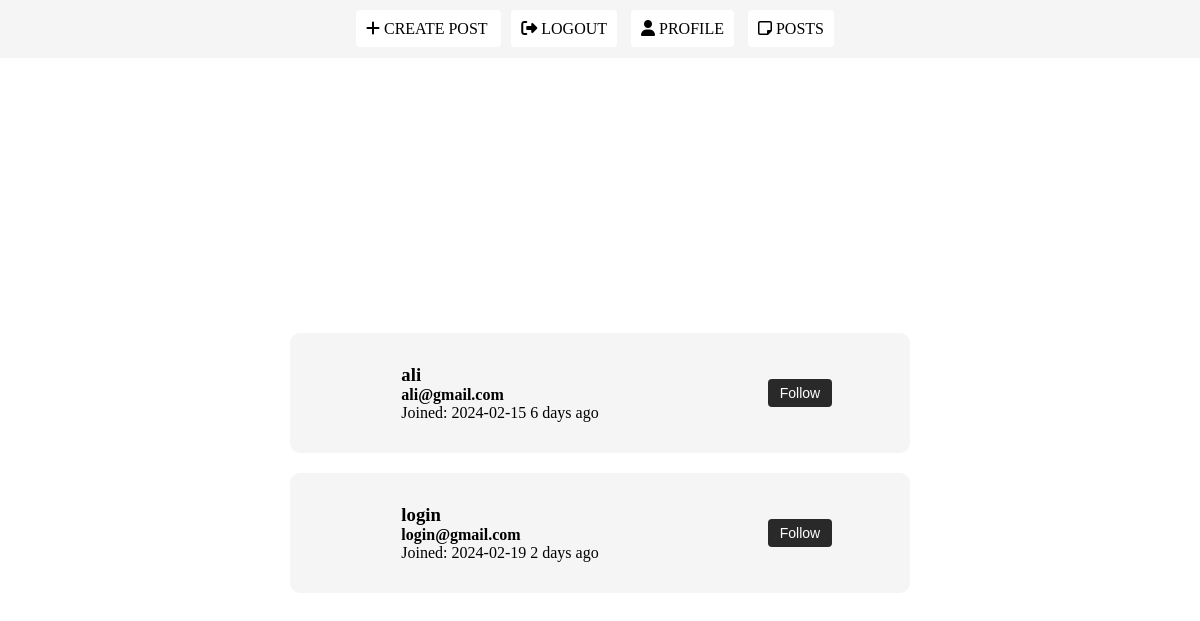
The app's page /authors with its own data.
### tables this page shows
CREATE TABLE users (name TEXT, email TEXT, joining_date DATETIME, password TEXT);

### app.py (the view)
@app.route("/authors", methods=['GET'])
def get_authors():
    authors_query = 'SELECT * FROM users'
    sqlite_conn = get_db()
    cursor = sqlite_conn.cursor()
    try:
        authors_result = cursor.execute(authors_query)
        authors = authors_result.fetchall()
        authors_with_joining_date_difference = []
        for author in authors:
            joining_date = author[2].split(" ")[0]
            joining_date_diff_in_days = (datetime.datetime.now() - datetime.datetime.strptime(joining_date, '%Y-%m-%d')).days
            authors_with_joining_date_difference.append((author[0], author[1], author[2].split(" ")[0], joining_date_diff_in_days))
        return render_template("authors.html", authors=authors_with_joining_date_difference)
    except sqlite3.Error as e:
        print(e, "Error Bro")
        return json_response(message="Error")

### app.py (called while the page is built)
def get_db():
    db = getattr(g, '_database', None)
    if db is None:
        db = g._database = connect_to_sqlite()
    return db

@app.before_request
def check_session():
    to_be_checeed = ['/login', '/signup', '/main', '/posts', '/create_post', '/save_post', '/view_posts/', '/profile', '/chat']
    if request.path == '/login' or request.path == '/signup':
        return
    elif request.path in to_be_checeed:
        if 'session_id' not in session:
            return redirect(url_for('login_form'))

### database/db.py (called while the page is built)
def connect_to_sqlite():
    try:
        conn = sqlite3.connect('mistakes.sqlite3')
        return conn
    except sqlite3.Error as e:
        print(e)
        return None

### templates/authors.html (shortened to what this page needs)
<!DOCTYPE html>
<html lang="en">
<head>
</head>
<body>
    <nav class="nav_bar">
        <div class="" style="margin: 20px;">
            <a href="/create_post" class="btn_link"><i class="fa fa-plus"></i> create post </a>
            <a href="/logout" class="btn_link"><i class="fa fa-sign-out"></i> Logout</a>
            <a href="/profile" class="btn_link"><i class="fa fa-user"></i> Profile</a>
            <a href="/view_posts" class="btn_link"><i class="fa fa-sticky-note-o"></i> Posts</a>
        </div>
    </nav>
    <div class="post_info">
        {% for author in authors %}
            <section>
                <div class="user_card_profile">
                    <div>
                        <h3> {{author[0]}}</h3>
                        <h4> {{author[1]}} </h4>
                        <time> Joined: {{author[2]}} <span> {{author[3]}} days ago</span></time>
                    </div>
                    <div class="follow_button">
                        <button class="btn follow_btn" id="follow_button">
                            Follow
                        </button>
                    </div>
                </div>
            </section>
        {% endfor %}
    </div>
</body>
</html>

### templates/authors.html (style rules this page uses)
* { margin: 0; padding: 0; }
.post_info { background-color: white; width: 100vw; height: 100vh; display: flex; justify-content: center; align-items: start; overflow-x: hidden; display: flex; flex-flow: column wrap; justify-content: center; align-items: center; gap: 10px; }
.btn { background-color: #292929; border: none; outline: none; padding: 6px; border-radius: 4px; color: #fff; text-transform: capitalize; text-decoration: none; cursor: pointer; transition: 0.5s; text-align: center; font-size: 14px; }
.btn_link { background-color: white; border: none; outline: none; border-radius: 4px; color: black; text-transform: uppercase; cursor: pointer; transition: 0.5s; padding: 10px; font-style: normal; text-decoration: none; margin-top: 140px; }
.nav_bar { width: 100%; display: flex; justify-content: space-around; align-items: center; gap: 20px; background-color: #f5f5f5 }
a { margin-right: 10px; }
.user_card_profile { background-color: #f5f5f5; border-radius: 10px; padding: 10px; margin-top: 10px; width: fit-content; display: grid; grid-template-columns: 2fr 1fr; grid-auto-rows: minmax(100px, auto); place-items: center; width: 600px; }
.follow_btn { padding: 6px 12px; }

### records on screen
users: name "ali", email "ali@gmail.com", joining_date "2024-02-15", author "6"
users: name "login", email "login@gmail.com", joining_date "2024-02-19", author "2"
